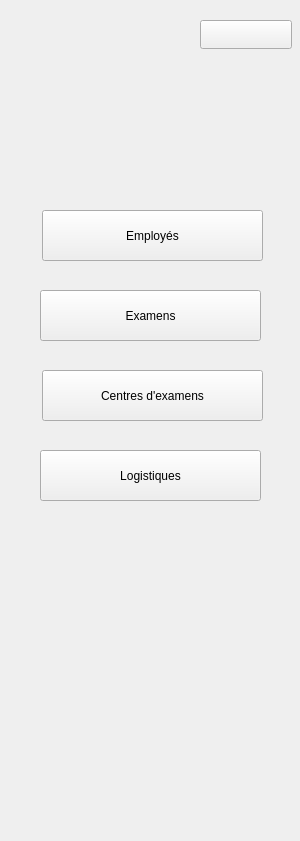
       <widget class="QFrame" name="frame_sidebar">
        <property name="geometry">
         <rect>
          <x>-300</x>
          <y>0</y>
          <width>300</width>
          <height>841</height>
         </rect>
        </property>
        <property name="styleSheet">
         <string notr="true"/>
        </property>
        <property name="frameShape">
         <enum>QFrame::NoFrame</enum>
        </property>
        <widget class="QPushButton" name="pushButton_closeSidebar">
         <property name="geometry">
          <rect>
           <x>200</x>
           <y>20</y>
           <width>92</width>
           <height>29</height>
          </rect>
         </property>
         <property name="styleSheet">
          <string notr="true"/>
         </property>
         <property name="text">
          <string/>
         </property>
         <property name="icon">
          <iconset theme="QIcon::ThemeIcon::WindowClose">
           <normaloff>../../../../GExamen/GExamen</normaloff>../../../../GExamen/GExamen</iconset>
         </property>
        </widget>
        <widget class="QLabel" name="label_logo_img">
         <property name="geometry">
          <rect>
           <x>80</x>
           <y>50</y>
           <width>131</width>
           <height>91</height>
          </rect>
         </property>
         <property name="styleSheet">
          <string notr="true"/>
         </property>
         <property name="text">
          <string/>
         </property>
         <property name="pixmap">
          <pixmap>:/images/logo.png</pixmap>
         </property>
         <property name="scaledContents">
          <bool>true</bool>
         </property>
        </widget>
        <widget class="QPushButton" name="pushButton_18">
         <property name="geometry">
          <rect>
           <x>42</x>
           <y>210</y>
           <width>221</width>
           <height>51</height>
          </rect>
         </property>
         <property name="styleSheet">
          <string notr="true"/>
         </property>
         <property name="text">
          <string>Employés</string>
         </property>
        </widget>
        <widget class="QPushButton" name="pushButton_19">
         <property name="geometry">
          <rect>
           <x>40</x>
           <y>290</y>
           <width>221</width>
           <height>51</height>
          </rect>
         </property>
         <property name="styleSheet">
          <string notr="true"/>
         </property>
         <property name="text">
          <string>Examens</string>
         </property>
        </widget>
        <widget class="QPushButton" name="pushButton_20">
         <property name="geometry">
          <rect>
           <x>42</x>
           <y>370</y>
           <width>221</width>
           <height>51</height>
          </rect>
         </property>
         <property name="styleSheet">
          <string notr="true"/>
         </property>
         <property name="text">
          <string>Centres d'examens</string>
         </property>
        </widget>
        <widget class="QPushButton" name="pushButton_21">
         <property name="geometry">
          <rect>
           <x>40</x>
           <y>450</y>
           <width>221</width>
           <height>51</height>
          </rect>
         </property>
         <property name="styleSheet">
          <string notr="true"/>
         </property>
         <property name="text">
          <string>Logistiques</string>
         </property>
        </widget>
       </widget>
